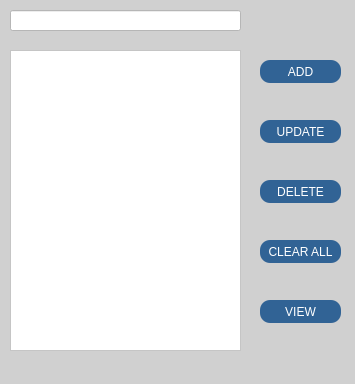
<?xml version="1.0" encoding="UTF-8"?>
<ui version="4.0">
 <class>main_contacts</class>
 <widget class="QMainWindow" name="main_contacts">
  <property name="geometry">
   <rect>
    <x>0</x>
    <y>0</y>
    <width>355</width>
    <height>384</height>
   </rect>
  </property>
  <property name="windowTitle">
   <string>Contacts</string>
  </property>
  <property name="styleSheet">
   <string notr="true">background-color: rgb(208, 208, 208);
</string>
  </property>
  <widget class="QWidget" name="centralwidget">
   <widget class="QPushButton" name="add_btn">
    <property name="geometry">
     <rect>
      <x>260</x>
      <y>60</y>
      <width>81</width>
      <height>23</height>
     </rect>
    </property>
    <property name="styleSheet">
     <string notr="true">color: rgb(255, 255, 255);
background-color: rgb(49, 99, 149);
font: 75 10pt &quot;Quicksand&quot;;
border-radius:10px;</string>
    </property>
    <property name="text">
     <string>ADD</string>
    </property>
    <property name="flat">
     <bool>false</bool>
    </property>
   </widget>
   <widget class="QPushButton" name="view_btn">
    <property name="geometry">
     <rect>
      <x>260</x>
      <y>300</y>
      <width>81</width>
      <height>23</height>
     </rect>
    </property>
    <property name="styleSheet">
     <string notr="true">color: rgb(255, 255, 255);
background-color: rgb(49, 99, 149);
font: 75 10pt &quot;Quicksand&quot;;
border-radius:10px;</string>
    </property>
    <property name="text">
     <string>VIEW</string>
    </property>
   </widget>
   <widget class="QPushButton" name="upd_btn">
    <property name="geometry">
     <rect>
      <x>260</x>
      <y>120</y>
      <width>81</width>
      <height>23</height>
     </rect>
    </property>
    <property name="styleSheet">
     <string notr="true">color: rgb(255, 255, 255);
background-color: rgb(49, 99, 149);
font: 75 10pt &quot;Quicksand&quot;;border-radius:10px;</string>
    </property>
    <property name="text">
     <string>UPDATE</string>
    </property>
   </widget>
   <widget class="QPushButton" name="del_btn">
    <property name="geometry">
     <rect>
      <x>260</x>
      <y>180</y>
      <width>81</width>
      <height>23</height>
     </rect>
    </property>
    <property name="styleSheet">
     <string notr="true">color: rgb(255, 255, 255);
background-color: rgb(49, 99, 149);
font: 75 10pt &quot;Quicksand&quot;;
border-radius:10px;</string>
    </property>
    <property name="text">
     <string>DELETE</string>
    </property>
   </widget>
   <widget class="QPushButton" name="clr_btn">
    <property name="geometry">
     <rect>
      <x>260</x>
      <y>240</y>
      <width>81</width>
      <height>23</height>
     </rect>
    </property>
    <property name="styleSheet">
     <string notr="true">color: rgb(255, 255, 255);
background-color: rgb(49, 99, 149);
font: 75 10pt &quot;Quicksand&quot;;
border-radius:10px;</string>
    </property>
    <property name="text">
     <string>CLEAR ALL</string>
    </property>
   </widget>
   <widget class="QTableWidget" name="tableWidget">
    <property name="geometry">
     <rect>
      <x>10</x>
      <y>50</y>
      <width>231</width>
      <height>301</height>
     </rect>
    </property>
    <property name="styleSheet">
     <string notr="true">background-color: rgb(255, 255, 255);</string>
    </property>
    <property name="selectionBehavior">
     <enum>QAbstractItemView::SelectRows</enum>
    </property>
    <property name="rowCount">
     <number>0</number>
    </property>
    <property name="columnCount">
     <number>0</number>
    </property>
   </widget>
   <widget class="QLineEdit" name="lineEdit">
    <property name="geometry">
     <rect>
      <x>10</x>
      <y>10</y>
      <width>231</width>
      <height>21</height>
     </rect>
    </property>
    <property name="styleSheet">
     <string notr="true">background-color: rgb(255, 255, 255);</string>
    </property>
   </widget>
  </widget>
  <widget class="QMenuBar" name="menubar">
   <property name="geometry">
    <rect>
     <x>0</x>
     <y>0</y>
     <width>355</width>
     <height>21</height>
    </rect>
   </property>
  </widget>
  <widget class="QStatusBar" name="statusbar"/>
 </widget>
 <resources/>
 <connections/>
</ui>
